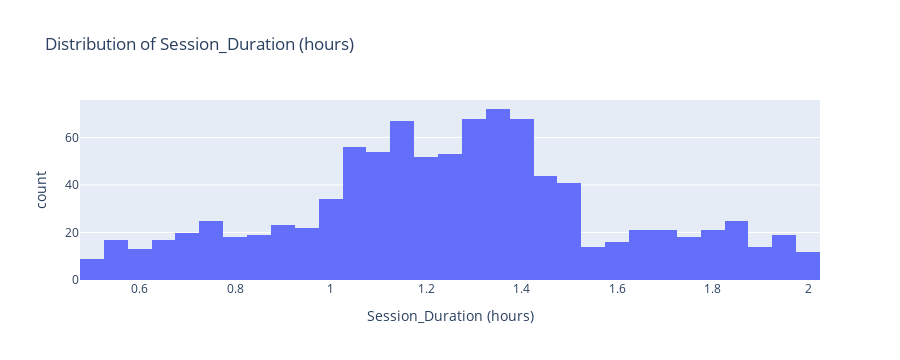

Here is the notebook cell this chart was saved with:
### Code cell
fig4 = px.histogram(df, x='Session_Duration (hours)', 
                   title='Distribution of Session_Duration (hours)')
fig4.show()

### Figure 1 — Plotly figure (JSON) as saved in the notebook; plotly's stock layout.template omitted (floating-point values rounded to 4 significant figures; data arrays with more than 128 entries replaced by an {"elided": "..."} marker saying what was removed)
{"data": [{"alignmentgroup": "True", "bingroup": "x", "hovertemplate": "Session_Duration (hours)=%{x}<br>count=%{y}<extra></extra>", "legendgroup": "", "marker": {"color": "#636efa", "pattern": {"shape": ""}}, "name": "", "offsetgroup": "", "orientation": "v", "showlegend": false, "type": "histogram", "x": {"elided": "973 float values"}, "xaxis": "x", "yaxis": "y"}], "layout": {"barmode": "relative", "height": 360, "legend": {"tracegroupgap": 0}, "title": {"text": "Distribution of Session_Duration (hours)"}, "xaxis": {"anchor": "y", "autorange": true, "domain": [0, 1], "range": [0.475, 2.025], "title": {"text": "Session_Duration (hours)"}, "type": "linear"}, "yaxis": {"anchor": "x", "autorange": true, "domain": [0, 1], "range": [0, 75.79], "title": {"text": "count"}}}}
